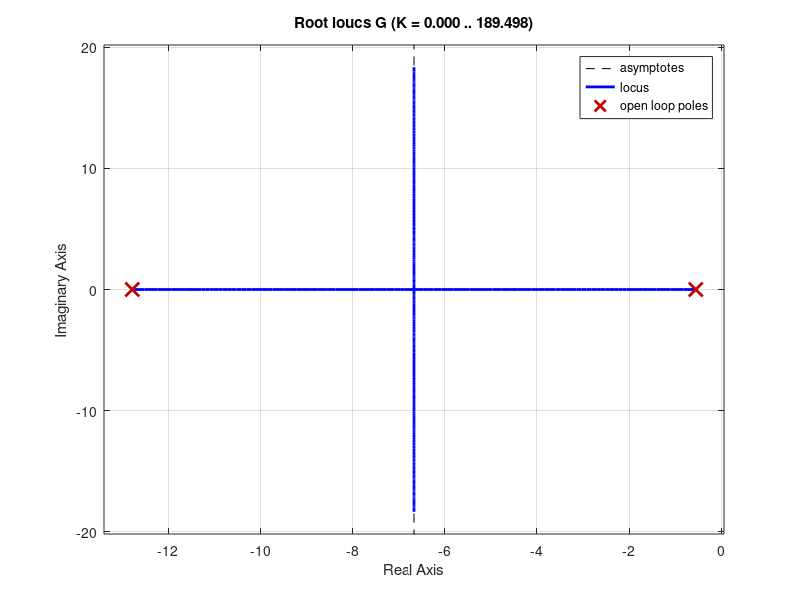

The MATLAB source for this figure: (Note: this script raises an error after producing the figure.)
G = tf([1.975],[1 13.34 7.063])

rlocus(G)
[k,poles]=rlocfind(G)
h = feedback(G,k)
step(h)
final = 1.975/44.49
kr = 1/final
step (kr*h)
